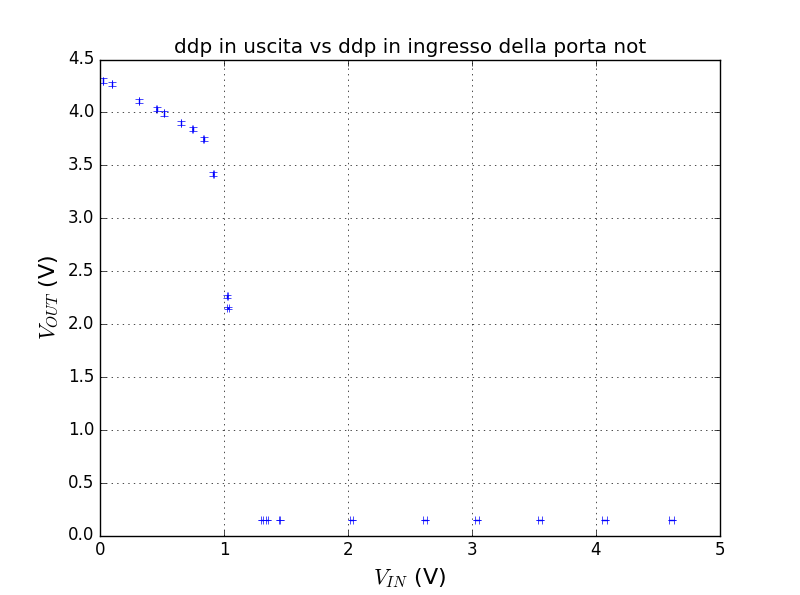

Recreate this plot in Python.
import numpy
import pylab
from scipy.optimize import curve_fit
import math
import scipy.stats
from uncertainties import ufloat, unumpy

Vi, Vo = pylab.loadtxt("C:\\Users\\marco\\Desktop\\Laboratorio3\\relazione10\\VinVout.txt", unpack = True)

dVi =  Vi*0.5/100
dVo = Vo*0.5/100
pylab.errorbar(Vi, Vo, dVo, dVi, marker = '', color = 'blue', linestyle = '')
pylab.title('ddp in uscita vs ddp in ingresso della porta not')
pylab.ylabel('$V_{OUT}$ (V)', fontsize = 16)
pylab.xlabel('$V_{IN}$ (V)', fontsize = 16)
pylab.grid()
pylab.show()
